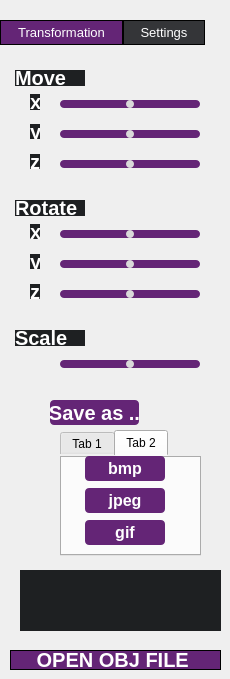
    <widget class="QWidget" name="tab">
     <attribute name="title">
      <string>Tab 1</string>
     </attribute>
     <widget class="QPushButton" name="_pushButton_transformation1">
      <property name="geometry">
       <rect>
        <x>0</x>
        <y>20</y>
        <width>123</width>
        <height>25</height>
       </rect>
      </property>
      <property name="font">
       <font>
        <pointsize>10</pointsize>
       </font>
      </property>
      <property name="styleSheet">
       <string notr="true">background-color: rgb(100, 37, 118);
color: rgb(255, 255, 255);
border: 1px solid rgb(0, 0, 0);
</string>
      </property>
      <property name="text">
       <string>Transformation</string>
      </property>
     </widget>
     <widget class="QPushButton" name="pushButton_settings1">
      <property name="geometry">
       <rect>
        <x>123</x>
        <y>20</y>
        <width>82</width>
        <height>25</height>
       </rect>
      </property>
      <property name="font">
       <font>
        <pointsize>10</pointsize>
       </font>
      </property>
      <property name="mouseTracking">
       <bool>true</bool>
      </property>
      <property name="styleSheet">
       <string notr="true">QPushButton {
	background-color: rgb(52, 53, 56);
	color: rgb(255, 255, 255);
	border: 1px solid rgb(0, 0, 0);
}
QPushButton:hover {
	background-color: rgb(59, 73, 153);
}

</string>
      </property>
      <property name="text">
       <string>Settings</string>
      </property>
      <attribute name="buttonGroup">
       <string notr="true">buttonGroupTabs</string>
      </attribute>
     </widget>
     <widget class="QLabel" name="_label_move">
      <property name="geometry">
       <rect>
        <x>15</x>
        <y>70</y>
        <width>70</width>
        <height>16</height>
       </rect>
      </property>
      <property name="font">
       <font>
        <pointsize>15</pointsize>
        <bold>true</bold>
       </font>
      </property>
      <property name="styleSheet">
       <string notr="true">background-color: rgb(30, 32, 34);
color: rgb(255, 255, 255);
border: 1px;</string>
      </property>
      <property name="text">
       <string>Move</string>
      </property>
     </widget>
     <widget class="QLabel" name="_label_rotate">
      <property name="geometry">
       <rect>
        <x>15</x>
        <y>200</y>
        <width>70</width>
        <height>16</height>
       </rect>
      </property>
      <property name="font">
       <font>
        <pointsize>15</pointsize>
        <bold>true</bold>
       </font>
      </property>
      <property name="styleSheet">
       <string notr="true">background-color: rgb(30, 32, 34);
color: rgb(255, 255, 255);
border: 1px;</string>
      </property>
      <property name="text">
       <string>Rotate</string>
      </property>
     </widget>
     <widget class="QLabel" name="_label_scale">
      <property name="geometry">
       <rect>
        <x>15</x>
        <y>330</y>
        <width>70</width>
        <height>16</height>
       </rect>
      </property>
      <property name="font">
       <font>
        <pointsize>15</pointsize>
        <bold>true</bold>
       </font>
      </property>
      <property name="styleSheet">
       <string notr="true">background-color: rgb(30, 32, 34);
color: rgb(255, 255, 255);
border: 1px;</string>
      </property>
      <property name="text">
       <string>Scale</string>
      </property>
     </widget>
     <widget class="QSlider" name="horizontalSlider_move_x">
      <property name="geometry">
       <rect>
        <x>60</x>
        <y>100</y>
        <width>140</width>
        <height>8</height>
       </rect>
      </property>
      <property name="styleSheet">
       <string notr="true">QSlider {
	height: 8;
}

QSlider::groove:horizontal {
	background-color: rgb(100, 37, 118);
	height: 8 px;
	border-radius: 4px;
}

QSlider::handle:horizontal {
	background: rgb(217, 217, 217);
	width: 8px;
	height: 8px;
  	border-radius: 4px;
}</string>
      </property>
      <property name="minimum">
       <number>-300</number>
      </property>
      <property name="maximum">
       <number>300</number>
      </property>
      <property name="value">
       <number>0</number>
      </property>
      <property name="tracking">
       <bool>true</bool>
      </property>
      <property name="orientation">
       <enum>Qt::Horizontal</enum>
      </property>
      <property name="invertedAppearance">
       <bool>false</bool>
      </property>
      <property name="invertedControls">
       <bool>false</bool>
      </property>
     </widget>
     <widget class="QSlider" name="horizontalSlider_move_y">
      <property name="geometry">
       <rect>
        <x>60</x>
        <y>130</y>
        <width>140</width>
        <height>8</height>
       </rect>
      </property>
      <property name="styleSheet">
       <string notr="true">QSlider {
	height: 8;
}

QSlider::groove:horizontal {
	background-color: rgb(100, 37, 118);
	height: 8 px;
	border-radius: 4px;
}

QSlider::handle:horizontal {
	background: rgb(217, 217, 217);
	width: 8px;
	height: 8px;
  	border-radius: 4px;
}</string>
      </property>
      <property name="minimum">
       <number>-300</number>
      </property>
      <property name="maximum">
       <number>300</number>
      </property>
      <property name="value">
       <number>0</number>
      </property>
      <property name="orientation">
       <enum>Qt::Horizontal</enum>
      </property>
     </widget>
     <widget class="QSlider" name="horizontalSlider_move_z">
      <property name="geometry">
       <rect>
        <x>60</x>
        <y>160</y>
        <width>140</width>
        <height>8</height>
       </rect>
      </property>
      <property name="styleSheet">
       <string notr="true">QSlider {
	height: 8;
}

QSlider::groove:horizontal {
	background-color: rgb(100, 37, 118);
	height: 8 px;
	border-radius: 4px;
}

QSlider::handle:horizontal {
	background: rgb(217, 217, 217);
	width: 8px;
	height: 8px;
  	border-radius: 4px;
}</string>
      </property>
      <property name="minimum">
       <number>-300</number>
      </property>
      <property name="maximum">
       <number>300</number>
      </property>
      <property name="value">
       <number>0</number>
      </property>
      <property name="orientation">
       <enum>Qt::Horizontal</enum>
      </property>
     </widget>
     <widget class="QSlider" name="horizontalSlider_rotate_x">
      <property name="geometry">
       <rect>
        <x>60</x>
        <y>230</y>
        <width>140</width>
        <height>8</height>
       </rect>
      </property>
      <property name="styleSheet">
       <string notr="true">QSlider {
	height: 8;
}

QSlider::groove:horizontal {
	background-color: rgb(100, 37, 118);
	height: 8 px;
	border-radius: 4px;
}

QSlider::handle:horizontal {
	background: rgb(217, 217, 217);
	width: 8px;
	height: 8px;
  	border-radius: 4px;
}</string>
      </property>
      <property name="minimum">
       <number>-360</number>
      </property>
      <property name="maximum">
       <number>360</number>
      </property>
      <property name="orientation">
       <enum>Qt::Horizontal</enum>
      </property>
     </widget>
     <widget class="QSlider" name="horizontalSlider_rotate_y">
      <property name="geometry">
       <rect>
        <x>60</x>
        <y>260</y>
        <width>140</width>
        <height>8</height>
       </rect>
      </property>
      <property name="styleSheet">
       <string notr="true">QSlider {
	height: 8;
}

QSlider::groove:horizontal {
	background-color: rgb(100, 37, 118);
	height: 8 px;
	border-radius: 4px;
}

QSlider::handle:horizontal {
	background: rgb(217, 217, 217);
	width: 8px;
	height: 8px;
  	border-radius: 4px;
}</string>
      </property>
      <property name="minimum">
       <number>-360</number>
      </property>
      <property name="maximum">
       <number>360</number>
      </property>
      <property name="orientation">
       <enum>Qt::Horizontal</enum>
      </property>
     </widget>
     <widget class="QSlider" name="horizontalSlider_rotate_z">
      <property name="geometry">
       <rect>
        <x>60</x>
        <y>290</y>
        <width>140</width>
        <height>8</height>
       </rect>
      </property>
      <property name="styleSheet">
       <string notr="true">QSlider {
	height: 8;
}

QSlider::groove:horizontal {
	background-color: rgb(100, 37, 118);
	height: 8 px;
	border-radius: 4px;
}

QSlider::handle:horizontal {
	background: rgb(217, 217, 217);
	width: 8px;
	height: 8px;
  	border-radius: 4px;
}</string>
      </property>
      <property name="minimum">
       <number>-360</number>
      </property>
      <property name="maximum">
       <number>360</number>
      </property>
      <property name="orientation">
       <enum>Qt::Horizontal</enum>
      </property>
     </widget>
     <widget class="QSlider" name="horizontalSlider_scale">
      <property name="geometry">
       <rect>
        <x>60</x>
        <y>360</y>
        <width>140</width>
        <height>8</height>
       </rect>
      </property>
      <property name="styleSheet">
       <string notr="true">QSlider {
	height: 8;
}

QSlider::groove:horizontal {
	background-color: rgb(100, 37, 118);
	height: 8 px;
	border-radius: 4px;
}

QSlider::handle:horizontal {
	background: rgb(217, 217, 217);
	width: 8px;
	height: 8px;
  	border-radius: 4px;
}</string>
      </property>
      <property name="minimum">
       <number>1</number>
      </property>
      <property name="maximum">
       <number>200</number>
      </property>
      <property name="value">
       <number>100</number>
      </property>
      <property name="orientation">
       <enum>Qt::Horizontal</enum>
      </property>
     </widget>
     <widget class="QLabel" name="_label_x_1">
      <property name="geometry">
       <rect>
        <x>30</x>
        <y>94</y>
        <width>10</width>
        <height>16</height>
       </rect>
      </property>
      <property name="font">
       <font>
        <pointsize>15</pointsize>
        <bold>true</bold>
       </font>
      </property>
      <property name="styleSheet">
       <string notr="true">background-color: rgb(30, 32, 34);
color: rgb(255, 255, 255);
border: 1px;</string>
      </property>
      <property name="text">
       <string>x</string>
      </property>
     </widget>
     <widget class="QLabel" name="_label_x_2">
      <property name="geometry">
       <rect>
        <x>30</x>
        <y>224</y>
        <width>10</width>
        <height>15</height>
       </rect>
      </property>
      <property name="font">
       <font>
        <pointsize>15</pointsize>
        <bold>true</bold>
       </font>
      </property>
      <property name="styleSheet">
       <string notr="true">background-color: rgb(30, 32, 34);
color: rgb(255, 255, 255);
border: 1px;</string>
      </property>
      <property name="text">
       <string>x</string>
      </property>
     </widget>
     <widget class="QLabel" name="_label_y_1">
      <property name="geometry">
       <rect>
        <x>30</x>
        <y>124</y>
        <width>10</width>
        <height>15</height>
       </rect>
      </property>
      <property name="font">
       <font>
        <pointsize>15</pointsize>
        <bold>true</bold>
       </font>
      </property>
      <property name="styleSheet">
       <string notr="true">background-color: rgb(30, 32, 34);
color: rgb(255, 255, 255);
border: 1px;</string>
      </property>
      <property name="text">
       <string>y</string>
      </property>
     </widget>
     <widget class="QLabel" name="_label_y_2">
      <property name="geometry">
       <rect>
        <x>30</x>
        <y>254</y>
        <width>10</width>
        <height>15</height>
       </rect>
      </property>
      <property name="font">
       <font>
        <pointsize>15</pointsize>
        <bold>true</bold>
       </font>
      </property>
      <property name="styleSheet">
       <string notr="true">background-color: rgb(30, 32, 34);
color: rgb(255, 255, 255);
border: 1px;</string>
      </property>
      <property name="text">
       <string>y</string>
      </property>
     </widget>
     <widget class="QLabel" name="_label_z_1">
      <property name="geometry">
       <rect>
        <x>30</x>
        <y>154</y>
        <width>10</width>
        <height>15</height>
       </rect>
      </property>
      <property name="font">
       <font>
        <pointsize>15</pointsize>
        <bold>true</bold>
       </font>
      </property>
      <property name="styleSheet">
       <string notr="true">background-color: rgb(30, 32, 34);
color: rgb(255, 255, 255);
border: 1px;</string>
      </property>
      <property name="text">
       <string>z</string>
      </property>
     </widget>
     <widget class="QLabel" name="_label_z_2">
      <property name="geometry">
       <rect>
        <x>30</x>
        <y>284</y>
        <width>10</width>
        <height>15</height>
       </rect>
      </property>
      <property name="font">
       <font>
        <pointsize>15</pointsize>
        <bold>true</bold>
       </font>
      </property>
      <property name="styleSheet">
       <string notr="true">background-color: rgb(30, 32, 34);
color: rgb(255, 255, 255);
border: 1px;</string>
      </property>
      <property name="text">
       <string>z</string>
      </property>
     </widget>
     <widget class="QLabel" name="label_file_info">
      <property name="geometry">
       <rect>
        <x>20</x>
        <y>570</y>
        <width>201</width>
        <height>61</height>
       </rect>
      </property>
      <property name="font">
       <font>
        <pointsize>10</pointsize>
       </font>
      </property>
      <property name="styleSheet">
       <string notr="true">background-color: rgb(30, 32, 34);
color: rgb(255, 255, 255);
border: 1px;</string>
      </property>
      <property name="text">
       <string/>
      </property>
     </widget>
     <widget class="QPushButton" name="saveAsButton">
      <property name="geometry">
       <rect>
        <x>50</x>
        <y>400</y>
        <width>89</width>
        <height>25</height>
       </rect>
      </property>
      <property name="font">
       <font>
        <pointsize>15</pointsize>
        <bold>true</bold>
       </font>
      </property>
      <property name="styleSheet">
       <string notr="true">QPushButton {
 background-color: rgb(100, 37, 118);
 color: rgb(255, 255, 255);
 border-radius: 4px;
}

QPushButton:hover {
 background-color: rgb(49, 63, 133);
 color: rgb(255, 255, 255);
 border-radius: 4px;
}</string>
      </property>
      <property name="text">
       <string>Save as ..</string>
      </property>
     </widget>
     <widget class="QTabWidget" name="tabWidget_save_format">
      <property name="geometry">
       <rect>
        <x>60</x>
        <y>430</y>
        <width>141</width>
        <height>126</height>
       </rect>
      </property>
      <property name="styleSheet">
       <string notr="true">border: 0px;</string>
      </property>
      <property name="currentIndex">
       <number>1</number>
      </property>
      <property name="elideMode">
       <enum>Qt::ElideNone</enum>
      </property>
      <property name="usesScrollButtons">
       <bool>true</bool>
      </property>
      <property name="documentMode">
       <bool>false</bool>
      </property>
      <property name="tabsClosable">
       <bool>false</bool>
      </property>
      <property name="movable">
       <bool>false</bool>
      </property>
      <property name="tabBarAutoHide">
       <bool>true</bool>
      </property>
      <widget class="QWidget" name="tab_3">
       <attribute name="title">
        <string>Tab 1</string>
       </attribute>
      </widget>
      <widget class="QWidget" name="tab_4">
       <attribute name="title">
        <string>Tab 2</string>
       </attribute>
       <widget class="QPushButton" name="pushButton_bmp">
        <property name="geometry">
         <rect>
          <x>25</x>
          <y>0</y>
          <width>80</width>
          <height>25</height>
         </rect>
        </property>
        <property name="font">
         <font>
          <pointsize>12</pointsize>
          <bold>true</bold>
         </font>
        </property>
        <property name="styleSheet">
         <string notr="true">QPushButton {
 background-color: rgb(100, 37, 118);
 color: rgb(255, 255, 255);
 border-radius: 4px;
}

QPushButton:hover {
 background-color: rgb(49, 63, 133);
 color: rgb(255, 255, 255);
 border-radius: 4px;
}</string>
        </property>
        <property name="text">
         <string>bmp</string>
        </property>
        <attribute name="buttonGroup">
         <string notr="true">buttonGroupImg</string>
        </attribute>
       </widget>
       <widget class="QPushButton" name="pushButton_jpeg">
        <property name="geometry">
         <rect>
          <x>25</x>
          <y>32</y>
          <width>80</width>
          <height>25</height>
         </rect>
        </property>
        <property name="font">
         <font>
          <pointsize>12</pointsize>
          <bold>true</bold>
         </font>
        </property>
        <property name="styleSheet">
         <string notr="true">QPushButton {
 background-color: rgb(100, 37, 118);
 color: rgb(255, 255, 255);
 border-radius: 4px;
}

QPushButton:hover {
 background-color: rgb(49, 63, 133);
 color: rgb(255, 255, 255);
 border-radius: 4px;
}</string>
        </property>
        <property name="text">
         <string>jpeg</string>
        </property>
        <attribute name="buttonGroup">
         <string notr="true">buttonGroupImg</string>
        </attribute>
       </widget>
       <widget class="QPushButton" name="pushButton_gif">
        <property name="geometry">
         <rect>
          <x>25</x>
          <y>64</y>
          <width>80</width>
          <height>25</height>
         </rect>
        </property>
        <property name="font">
         <font>
          <pointsize>12</pointsize>
          <bold>true</bold>
         </font>
        </property>
        <property name="styleSheet">
         <string notr="true">QPushButton {
 background-color: rgb(100, 37, 118);
 color: rgb(255, 255, 255);
 border-radius: 4px;
}

QPushButton:hover {
 background-color: rgb(49, 63, 133);
 color: rgb(255, 255, 255);
 border-radius: 4px;
}</string>
        </property>
        <property name="text">
         <string>gif</string>
        </property>
        <attribute name="buttonGroup">
         <string notr="true">buttonGroupImg</string>
        </attribute>
       </widget>
      </widget>
     </widget>
     <widget class="QPushButton" name="pushButton_open_file">
      <property name="geometry">
       <rect>
        <x>10</x>
        <y>650</y>
        <width>211</width>
        <height>20</height>
       </rect>
      </property>
      <property name="font">
       <font>
        <pointsize>15</pointsize>
        <bold>true</bold>
       </font>
      </property>
      <property name="styleSheet">
       <string notr="true">QPushButton {
	background-color:rgb(100, 37, 118);
	color: rgb(255, 255, 255);
	border:1px solid rgb(0, 0, 0);
}
QPushButton:hover {
	color: rgb(200, 200, 200);
}
</string>
      </property>
      <property name="text">
       <string>OPEN OBJ FILE </string>
      </property>
     </widget>
    </widget>
